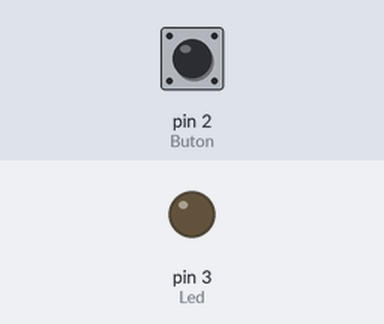
Bench run of a sketch on a simulated Arduino Uno, built with avr-gcc and run on an emulated ATmega328P. On the bench: output pins drawn as LEDs (lit = HIGH). The inputs (shaded band) are chosen by the test bench; at power-on: pin 2 (Buton) LOW.

Above: at 1.2 s.
1.3 s: pin 2 (Buton) pulled HIGH for 0.15 s
At 1.37 s:
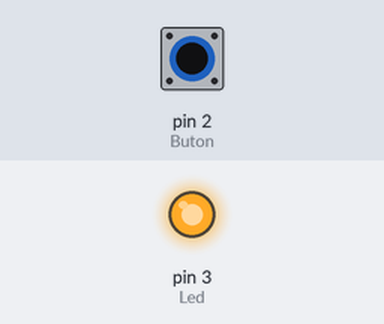
2.9 s: pin 2 (Buton) pulled HIGH for 3.2 s
At 6.5 s:
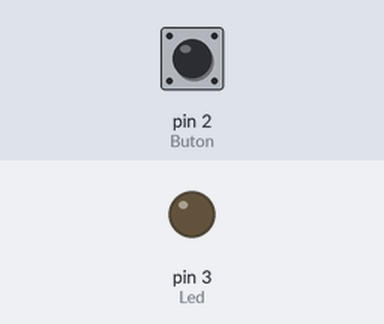
Timing chart, 0 to 8.0 s (numbered marks = the images above; inputs shaded):
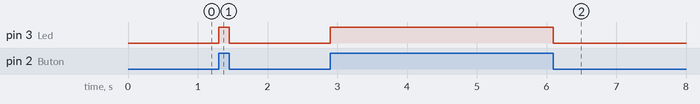

The sketch:

buton-led.ino
```cpp
#define Buton 2
#define Led 3

int buton_durumu = 0;

void setup() {
  pinMode(Buton, INPUT);
  pinMode(Led, OUTPUT);
}

void loop() {
  buton_durumu = digitalRead(Buton);
  if(buton_durumu == 1)
    digitalWrite(Led,HIGH);
  else
    digitalWrite(Led,LOW);
}
```

Measured:
- after the input at 1.3 s, pin 3 (Led): LOW → HIGH at once, → LOW 0.15 s later
- after the input at 2.9 s, pin 3 (Led): LOW → HIGH at once, → LOW 3.2 s later
